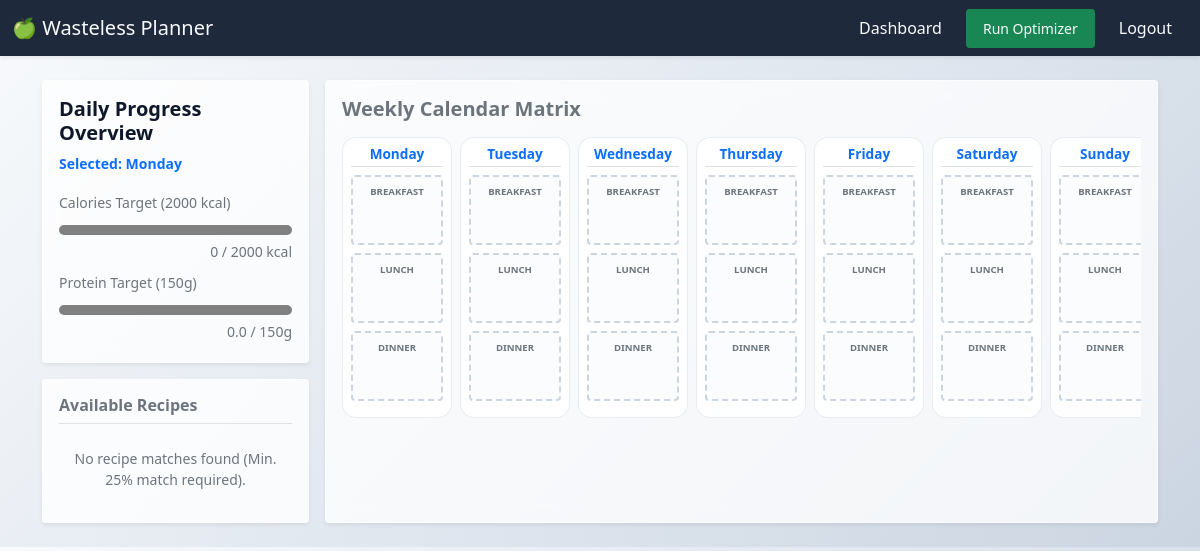
Before: / (signed in) with the older database file.
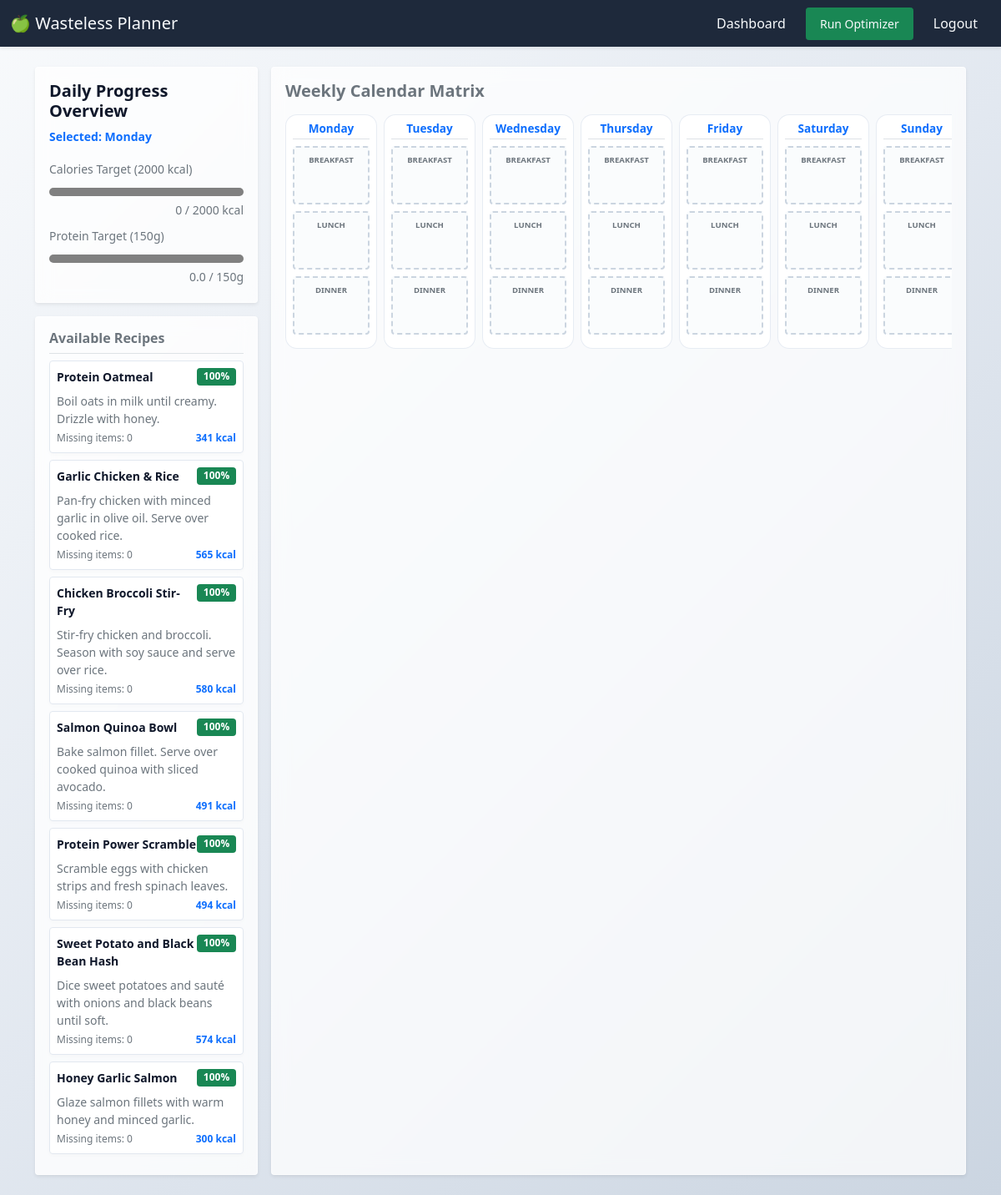
After: the same page with the newer database file.
### planner/models.py (models this page shows, shortened)
class Recipe(models.Model):
    title = models.CharField(max_length=200, unique=True)
    instructions = models.TextField()
    prep_time = models.IntegerField(help_text="Time in minutes", validators=[MinValueValidator(1)])
    calories = models.IntegerField(validators=[MinValueValidator(0)], default=0)
    protein = models.DecimalField(max_digits=5, decimal_places=1, default=0.0, help_text="in grams")
    carbs = models.DecimalField(max_digits=5, decimal_places=1, default=0.0, help_text="in grams")
    fat = models.DecimalField(max_digits=5, decimal_places=1, default=0.0, help_text="in grams")
    created_at = models.DateTimeField(auto_now_add=True)

### planner/views.py (the view, shortened to what this page needs)
# urls.py: path('', views.dashboard_view, name='dashboard'),
@login_required
def dashboard_view(request):
    user = request.user
    today = timezone.now().date()
    pantry_items = PantryItem.objects.filter(user=user).select_related('ingredient')
    user_stock = {}
    expiring_items = []
    seen_ingredients = set()
    for item in pantry_items:
        ing_id = item.ingredient.id
        if ing_id not in user_stock:
            user_stock[ing_id] = Decimal("0.00")
        user_stock[ing_id] += item.quantity
        try:
            days_left = item.days_until_expiration()
        except Exception:
            days_left = 99
        if days_left <= 3 and ing_id not in seen_ingredients:
            expiring_items.append(item)
            seen_ingredients.add(ing_id)
    all_recipes = Recipe.objects.prefetch_related('recipe_ingredients__ingredient')
    recommended_recipes = []
    for recipe in all_recipes:
        requirements = recipe.recipe_ingredients.all()
        if not requirements:
            continue
        matched_ingredients = 0
        total_ingredients_count = len(requirements)
        for req in requirements:
            req_ing_id = req.ingredient.id
            if req_ing_id in user_stock and user_stock[req_ing_id] >= req.quantity:
                matched_ingredients += 1
        match_percentage = int((matched_ingredients / total_ingredients_count) * 100)
        if match_percentage >= 25:
            recommended_recipes.append({
                "recipe": recipe,
                "match_percentage": match_percentage,
                "missing_count": total_ingredients_count - matched_ingredients
            })
    calendar_days = [
        {"code": "MON", "name": "Monday"},
        {"code": "TUE", "name": "Tuesday"},
        {"code": "WED", "name": "Wednesday"},
        {"code": "THU", "name": "Thursday"},
        {"code": "FRI", "name": "Friday"},
        {"code": "SAT", "name": "Saturday"},
        {"code": "SUN", "name": "Sunday"},
    ]
    daily_macros = {
        "MON": {"calories": 0, "protein": 0.0},
        "TUE": {"calories": 0, "protein": 0.0},
        "WED": {"calories": 0, "protein": 0.0},
        "THU": {"calories": 0, "protein": 0.0},
        "FRI": {"calories": 0, "protein": 0.0},
        "SAT": {"calories": 0, "protein": 0.0},
        "SUN": {"calories": 0, "protein": 0.0},
    }
    saved_meals = MealPlan.objects.filter(user=user).select_related('recipe')
    day_map = {0: "MON", 1: "TUE", 2: "WED", 3: "THU", 4: "FRI", 5: "SAT", 6: "SUN"}
    context = {
        "pantry_items": pantry_items,
        "expiring_items": expiring_items,
        "recommended_recipes": recommended_recipes,  # Constrain UI view window to top 7 hits
        "today": today,
        "calendar_days": calendar_days,
        "saved_meals": saved_meals,
        "daily_macros": daily_macros,
        "mon_cals": daily_macros["MON"]["calories"],
        "mon_prot": daily_macros["MON"]["protein"],
    }
    return render(request, "planner/index.html", context)

### planner/models.py (called while the page is built)
    def days_until_expiration(self):
        delta = self.expiration_date - timezone.now().date()
        return delta.days

### planner/templates/planner/index.html (shortened to what this page needs)
{% extends "planner/layout.html" %}
{% block body %}
<div class="d-flex flex-nowrap row g-3">
    <aside class="col-12 col-md-4 col-lg-3" id="macro-summary-panel">
        <div class="card p-3 shadow-sm mb-3">
            <h5 class="card-title fw-bold">Daily Progress Overview</h5>
            <p class="text-primary small fw-bold mb-3" id="active-day-tracker-label">Selected: Monday</p>
            <div class="mb-2">
                <label for="calories-progress" class="form-label mb-1 small text-muted">Calories Target (2000 kcal)</label>
                <progress id="calories-progress" class="w-100" value="{{ mon_cals }}" max="2000"></progress>
                <small class="text-muted d-block text-end" id="calories-text-value">{{ mon_cals }} / 2000 kcal</small>
            </div>
            <div class="mb-1">
                <label for="protein-progress" class="form-label mb-1 small text-muted">Protein Target (150g)</label>
                <progress id="protein-progress" class="w-100" value="{{ mon_prot }}" max="150"></progress>
                <small class="text-muted d-block text-end" id="protein-text-value">{{ mon_prot }} / 150g</small>
            </div>
        </div>
        <div class="card p-3 shadow-sm" id="recipe-pool">
        <h6 class="border-bottom pb-2 fw-bold text-secondary">Available Recipes</h6>
        {% if recommended_recipes %}
            {% for item in recommended_recipes %}
            <div class="recipe-card p-2 mb-2 border rounded bg-light" draggable="true" data-recipe-id="{{ item.recipe.id }}" data-calories="{{ item.recipe.calories }}" data-protein="{{ item.recipe.protein }}" style="cursor: grab;">
                <div class="d-flex justify-content-between align-items-start">
                <strong class="text-dark small">{{ item.recipe.title }}</strong>
                <span class="badge bg-success small">{{ item.match_percentage }}%</span>
                </div>
                <div class="text-secondary small mt-2">
                <p class="mb-1">{{ item.recipe.instructions }}</p>
                </div>
                <div class="text-muted mt-1 d-flex justify-content-between" style="font-size: 0.75rem;">
                <span>Missing items: {{ item.missing_count }}</span>
                <span class="text-primary fw-bold">{{ item.recipe.calories }} kcal</span>
                </div>
            </div>
            {% endfor %}
        {% else %}
            <p class="text-muted small text-center my-3">No recipe matches found (Min. 25% match required).</p>
        {% endif %}
        </div>
    </aside>
    <section class="col-12 col-md-8 col-lg-9" id="calendar-workspace">
        <div class="card p-3 shadow-sm h-100">
            <h2 class="h5 fw-bold mb-3 text-secondary">Weekly Calendar Matrix</h2>
            <div class="calendar-grid" style="display: grid; grid-template-columns: repeat(7, minmax(110px, 1fr)); gap: 0.5rem; overflow-x: auto;">
                {% for day in calendar_days %}
                <div class="calendar-day-column border rounded p-2 bg-white" data-day-code="{{ day.code }}" data-day-name="{{ day.name }}">
                    <h6 class="text-center text-primary border-bottom pb-1 fw-bold" style="font-size: 0.85rem;">{{ day.name }}</h6>
                    <div class="meal-slot border rounded p-2 my-2 bg-light text-center"
                         data-meal-type="Breakfast"
                         data-current-calories="{% for plan in saved_meals %}{% if plan.date_code == day.code and plan.meal_type == 'Breakfast' %}{{ plan.recipe.calories }}{% endif %}{% endfor %}"
                         data-current-protein="{% for plan in saved_meals %}{% if plan.date_code == day.code and plan.meal_type == 'Breakfast' %}{{ plan.recipe.protein }}{% endif %}{% endfor %}"
                         style="min-height: 70px;">
                        <small class="slot-label text-muted d-block fw-bold" style="font-size: 0.6rem;">BREAKFAST</small>
                    </div>
                    <div class="meal-slot border rounded p-2 my-2 bg-light text-center"
                         data-meal-type="Lunch"
                         data-current-calories="{% for plan in saved_meals %}{% if plan.date_code == day.code and plan.meal_type == 'Lunch' %}{{ plan.recipe.calories }}{% endif %}{% endfor %}"
                         data-current-protein="{% for plan in saved_meals %}{% if plan.date_code == day.code and plan.meal_type == 'Lunch' %}{{ plan.recipe.protein }}{% endif %}{% endfor %}"
                         style="min-height: 70px;">
                        <small class="slot-label text-muted d-block fw-bold" style="font-size: 0.6rem;">LUNCH</small>
                    </div>
                    <div class="meal-slot border rounded p-2 my-2 bg-light text-center"
                         data-meal-type="Dinner"
                         data-current-calories="{% for plan in saved_meals %}{% if plan.date_code == day.code and plan.meal_type == 'Dinner' %}{{ plan.recipe.calories }}{% endif %}{% endfor %}"
                         data-current-protein="{% for plan in saved_meals %}{% if plan.date_code == day.code and plan.meal_type == 'Dinner' %}{{ plan.recipe.protein }}{% endif %}{% endfor %}"
                         style="min-height: 70px;">
                        <small class="slot-label text-muted d-block fw-bold" style="font-size: 0.6rem;">DINNER</small>
                    </div>
                </div>
                {% endfor %}
            </div>
        </div>
    </section>
</div>
{% endblock %}

### planner/templates/planner/layout.html (shortened to what this page needs)
{% load static %}
<!DOCTYPE html>
<html lang="en">
<head>
    <link href="https://cdn.jsdelivr.net/npm/bootstrap@5.0.2/dist/css/bootstrap.min.css" rel="stylesheet">
    <link rel="stylesheet" href="{% static 'planner/css/styles.css' %}">
</head>
<body>
    <nav class="navbar navbar-expand-lg navbar-dark shadow-sm">
        <div class="container-fluid">
            <a class="navbar-brand" href="{% url 'dashboard' %}">&#x1F34F; Wasteless Planner</a>
            <div class="collapse navbar-collapse" id="mealPlannerNavbar">
                <ul class="navbar-nav ms-auto mb-2 mb-lg-0 align-items-lg-center">
                    {% if user.is_authenticated %}
                        <li class="nav-item">
                            <a class="nav-link px-3" href="{% url 'dashboard' %}">Dashboard</a>
                        </li>
                        <li class="nav-item">
                            <a class="nav-link btn btn-success btn-sm text-white px-3 my-2 my-lg-0 mx-lg-2" href="#" id="run-optimizer-btn">Run Optimizer</a>
                        </li>
                        <li class="nav-item">
                            <a class="nav-link px-3" href="{% url 'logout' %}">Logout</a>
                        </li>
                    {% endif %}
                </ul>
            </div>
        </div>
    </nav>
    <main class="container my-4">
        {% block body %}
        {% endblock %}
    </main>
</body>
</html>

### planner/static/planner/css/styles.css (style rules this page uses)
* { box-sizing: border-box; }
body { background: linear-gradient(135deg, #F8FAFC 0%, #E2E8F0 50%, #CBD5E1 100%) !important; background-attachment: fixed; color: #0F172A; }
.navbar { background-color: #1E293B !important; box-shadow: 0 4px 12px rgba(0, 0, 0, 0.05); }
.navbar .nav-link, .navbar .navbar-brand { color: #F8FAFC !important; }
.card { background: rgba(255, 255, 255, 0.75) !important; border: 1px solid rgba(255, 255, 255, 0.6) !important; backdrop-filter: blur(10px); }
.calendar-day-column { background: rgba(255, 255, 255, 0.9) !important; border: 1px solid rgba(226, 232, 240, 0.8) !important; border-radius: 14px !important; transition: transform 0.2s ease; }
#recipe-pool { background: rgba(255, 255, 255, 0.8) !important; }
.recipe-card { -webkit-touch-callout: none; -webkit-user-select: none; -moz-user-select: none; -ms-user-select: none; user-select: none; touch-action: none; display: block; width: 100%; box-sizing: border-box; transition: transform 0.15s ease, opacity 0.15s ease; }
#recipe-pool .recipe-card { background-color: #ffffff !important; border: 1px solid #e2e8f0 !important; color: #0F172A !important; box-shadow: 0 2px 4px rgba(0, 0, 0, 0.02); }
#recipe-pool .recipe-card strong { color: #0F172A !important; }
.meal-slot { background-color: rgba(247, 250, 252, 0.6) !important; border: 2px dashed #cbd5e0 !important; transition: all 0.2s ease-in-out; }
progress { accent-color: #48bb78; height: 10px; border-radius: 5px; overflow: hidden; background-color: #edf2f7; border: none; }

Changed rows visible on the page:
added Recipe: recipe "Protein Oatmeal", match_percentage "100", recipe.instructions "Boil oats in milk until creamy. Drizzle with honey.", missing_count "0", recipe.calories "341"
added Recipe: recipe "Garlic Chicken & Rice", match_percentage "100", recipe.instructions "Pan-fry chicken with minced garlic in olive oil. Serve over cooked rice.", missing_count "0", recipe.calories "565"
added Recipe: recipe "Chicken Broccoli Stir-Fry", match_percentage "100", recipe.instructions "Stir-fry chicken and broccoli. Season with soy sauce and serve over rice.", missing_count "0", recipe.calories "580"
added Recipe: recipe "Salmon Quinoa Bowl", match_percentage "100", recipe.instructions "Bake salmon fillet. Serve over cooked quinoa with sliced avocado.", missing_count "0", recipe.calories "491"
added Recipe: recipe "Protein Power Scramble", match_percentage "100", recipe.instructions "Scramble eggs with chicken strips and fresh spinach leaves.", missing_count "0", recipe.calories "494"
added Recipe: recipe "Sweet Potato and Black Bean Hash", match_percentage "100", recipe.instructions "Dice sweet potatoes and sauté with onions and black beans until soft.", missing_count "0", recipe.calories "574"
added Recipe: recipe "Honey Garlic Salmon", match_percentage "100", recipe.instructions "Glaze salmon fillets with warm honey and minced garlic.", missing_count "0", recipe.calories "300"
Other visible differences:
text no longer shown: "No recipe matches found (Min. 25% match required)."
